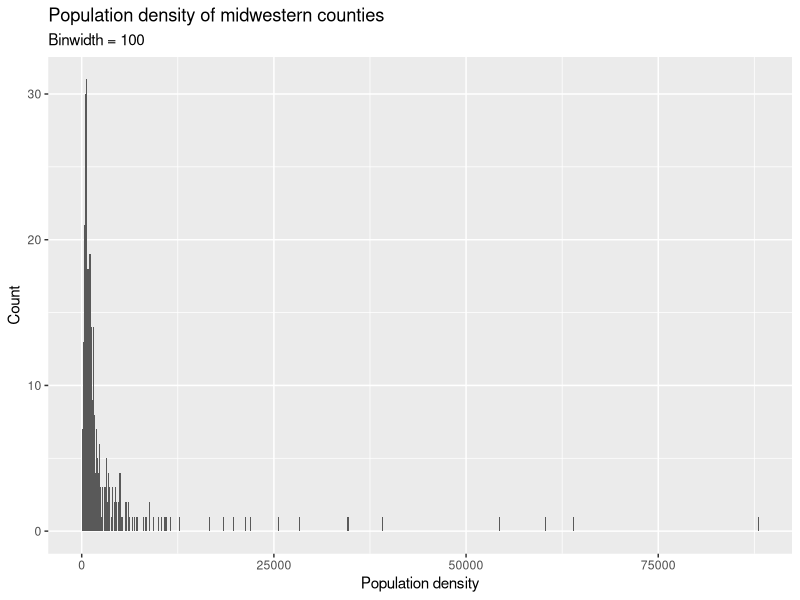
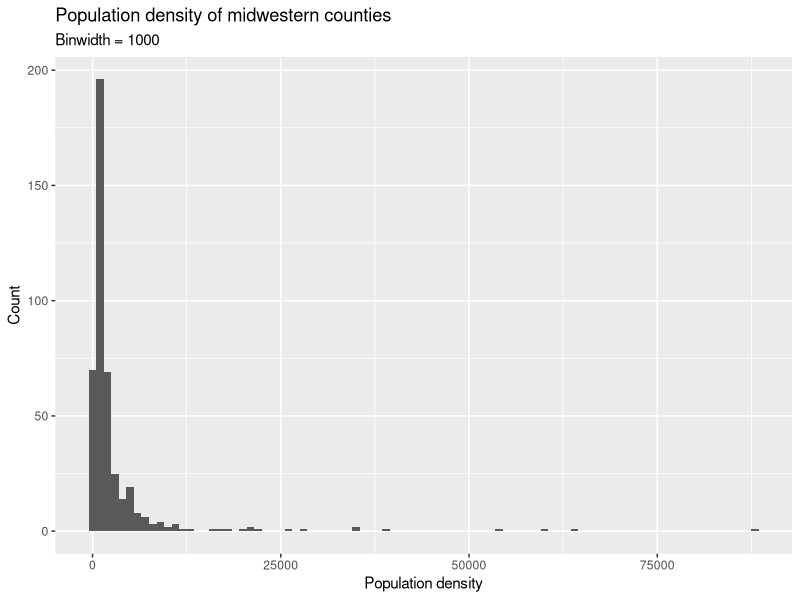
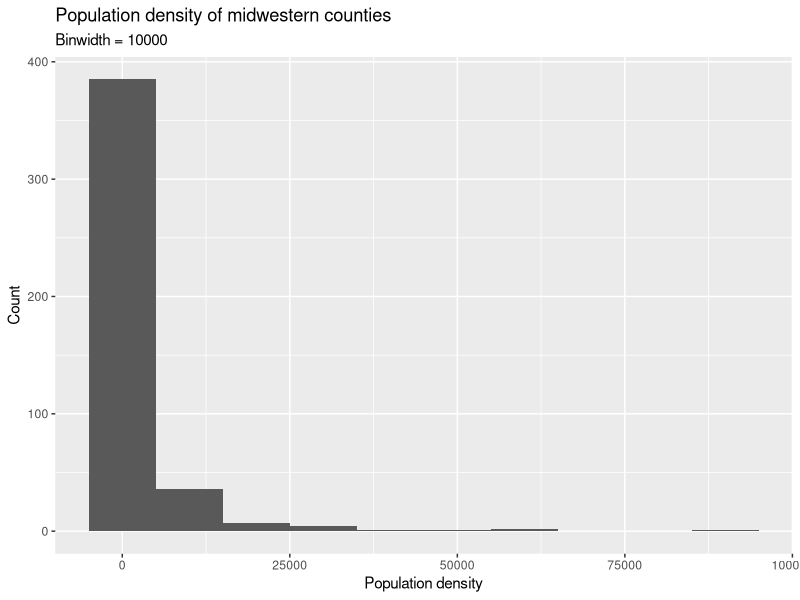
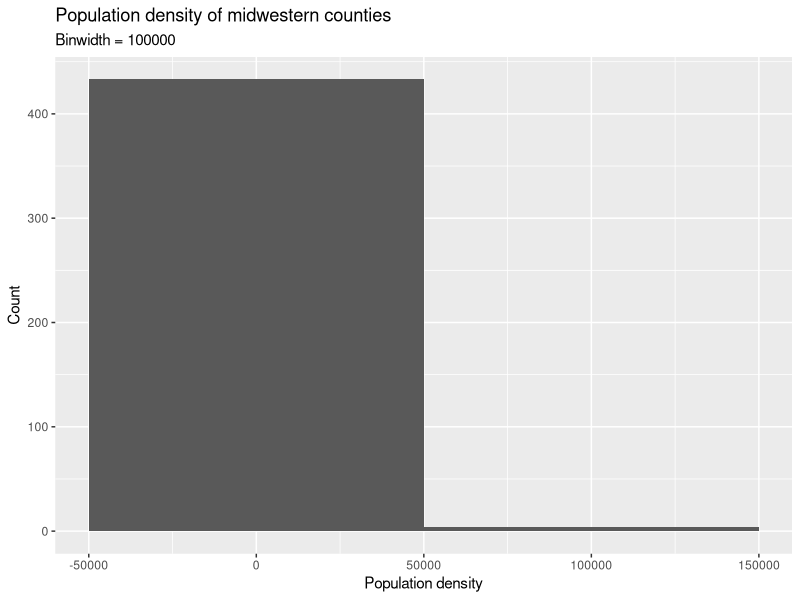
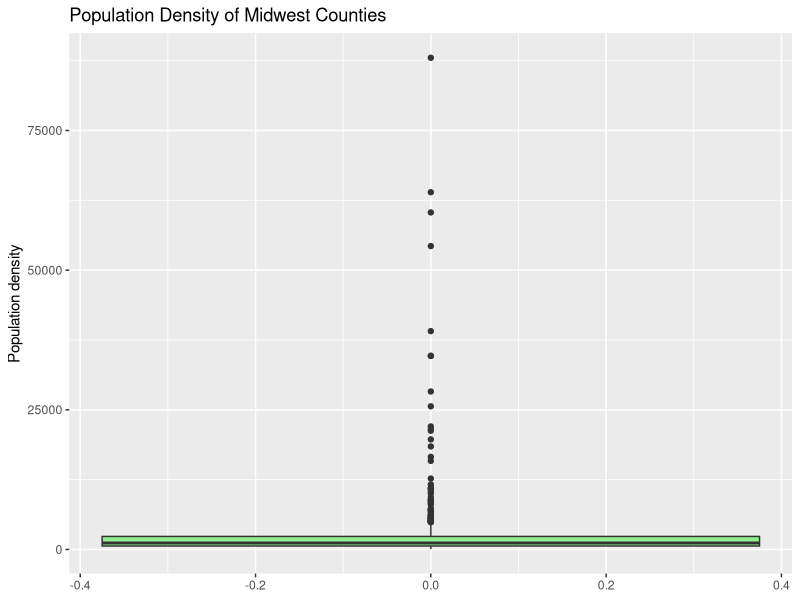
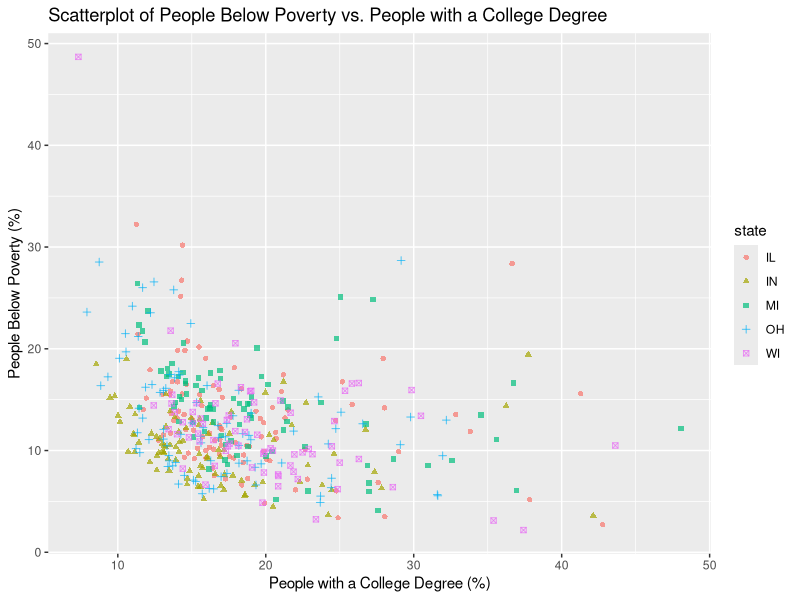

Recreate these plots in R, in order.
## ---- chunk 1
1 + 1
## ---- chunk 2
#| echo: false
2 * 2
## ---- chunk 3
library(tidyverse)
## ---- chunk 4
ggplot(midwest, aes(x = popdensity)) + 
  geom_histogram(binwidth = 100) + 
  labs(x = "Population density", 
       y = "Count", 
       title = "Population density of midwestern counties",
       subtitle = "Binwidth = 100")
## ---- chunk 5
ggplot(midwest, aes(x = popdensity)) + 
  geom_histogram(binwidth = 1000) + 
  labs(x = "Population density", 
       y = "Count", 
       title = "Population density of midwestern counties",
       subtitle = "Binwidth = 1000")
## ---- chunk 6
ggplot(midwest, aes(x = popdensity)) + 
  geom_histogram(binwidth = 10000) + 
  labs(x = "Population density", 
       y = "Count", 
       title = "Population density of midwestern counties",
       subtitle = "Binwidth = 10000")
## ---- chunk 7
ggplot(midwest, aes(x = popdensity)) + 
  geom_histogram(binwidth = 100000) + 
  labs(x = "Population density", 
       y = "Count", 
       title = "Population density of midwestern counties",
       subtitle = "Binwidth = 100000")
## ---- chunk 8
ggplot(midwest, aes(y = popdensity)) + 
  geom_boxplot(fill = "lightgreen") + 
  labs(
    y = "Population density",
    title = "Population Density of Midwest Counties")
## ---- chunk 9
ggplot( midwest, aes( x = percollege, y = percbelowpoverty, color = state, shape = state )) + 
  geom_point(alpha = 0.7) + 
  labs(
    x = "People with a College Degree (%)", 
    y = "People Below Poverty (%)", 
    title = "Scatterplot of People Below Poverty vs. People with a College Degree")
